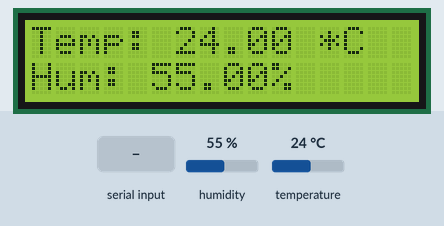
The sketch below on a simulated Arduino Uno, built with avr-gcc and run on an emulated ATmega328P. Shown: 16×2 character LCD. The inputs (shaded band) are chosen by the test bench; at power-on: humidity 55 %, temperature 24 °C. What the sketch prints to the serial monitor is not drawn.

Above: at 6.0 s.
6.1 s: "0" received over Serial
At 11.6 s:
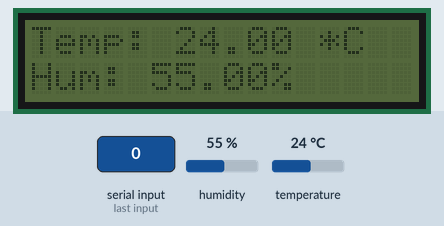
12.0 s: humidity set to 22 %
At 16.5 s:
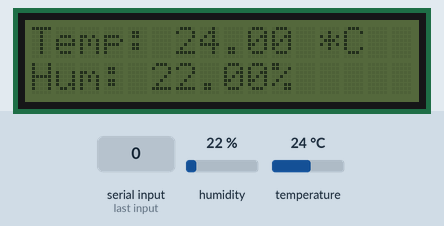
17.0 s: temperature set to 12 °C
At 21.4 s:
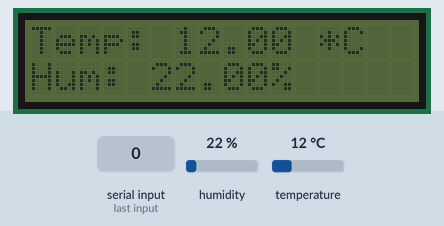
22.0 s: "1" received over Serial
At 26.3 s:
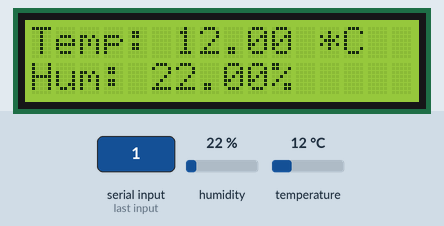
27.1 s: humidity set to 40 %
At 31.2 s:
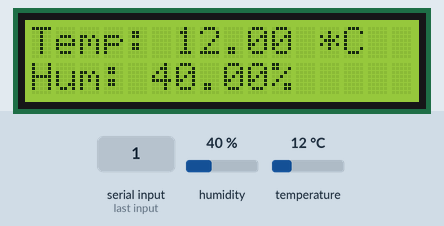
32.1 s: temperature set to 19 °C
At 36.1 s:
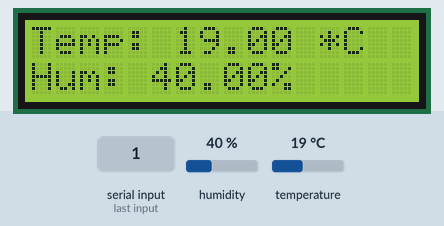
Timing chart, 0 to 37.6 s (numbered marks = the images above; inputs shaded):
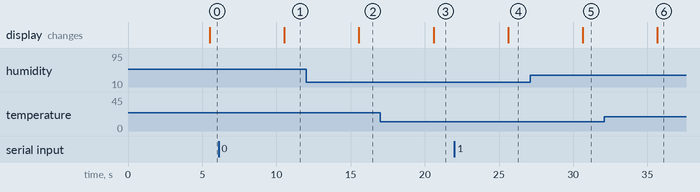

The sketch:

display_sensor.ino
```cpp
#include <Wire.h>
#include<time.h>
#include <LiquidCrystal_I2C.h>
#include <Adafruit_Sensor.h>
#include <DHT.h>
#include <DHT_U.h>
LiquidCrystal_I2C lcd(0x3F,16,2);
#define DHTPIN            7       // Pin which is connected to the DHT sensor.
#define DHTTYPE           DHT11     // DHT 11

DHT_Unified dht(DHTPIN, DHTTYPE);

uint32_t delayMS;

char mes[16];

void setup(){
  lcd.init();
  lcd.backlight();
   Serial.begin(9600);
  // Initialize device.
  dht.begin();
  Serial.println("DHTxx Unified Sensor Example");
  // Print temperature sensor details.
  sensor_t sensor;
  dht.temperature().getSensor(&sensor);
  Serial.println("------------------------------------");
  Serial.println("Temperature");
  Serial.print  ("Sensor:       "); Serial.println(sensor.name);
  Serial.print  ("Driver Ver:   "); Serial.println(sensor.version);
  Serial.print  ("Unique ID:    "); Serial.println(sensor.sensor_id);
  Serial.print  ("Max Value:    "); Serial.print(sensor.max_value); Serial.println(" *C");
  Serial.print  ("Min Value:    "); Serial.print(sensor.min_value); Serial.println(" *C");
  Serial.print  ("Resolution:   "); Serial.print(sensor.resolution); Serial.println(" *C");
  Serial.println("------------------------------------");
  // Print humidity sensor details.
  dht.humidity().getSensor(&sensor);
  Serial.println("------------------------------------");
  Serial.println("Humidity");
  Serial.print  ("Sensor:       "); Serial.println(sensor.name);
  Serial.print  ("Driver Ver:   "); Serial.println(sensor.version);
  Serial.print  ("Unique ID:    "); Serial.println(sensor.sensor_id);
  Serial.print  ("Max Value:    "); Serial.print(sensor.max_value); Serial.println("%");
  Serial.print  ("Min Value:    "); Serial.print(sensor.min_value); Serial.println("%");
  Serial.print  ("Resolution:   "); Serial.print(sensor.resolution); Serial.println("%");
  Serial.println("------------------------------------");
  // Set delay between sensor readings based on sensor details.
  int sec = 1000;
  int minute = sec * 60;
  delayMS = minute;
}

void loop(){

  char mes=Serial.read();
  if(mes=='1'){
    lcd.backlight();
    }else{
      if(mes=='0'){
        lcd.noBacklight();
        }else{
          //Serial.println("invalid input");
          }
      }
 delay(5000);
  sensors_event_t event;
  dht.temperature().getEvent(&event);
  if (isnan(event.temperature)) {
    Serial.println("Error reading temperature!");
  }
  else {
    lcd.setCursor(0, 0);
    lcd.print("Temp: ");
    //Serial.print("Temp: ");
    //Serial.print(event.temperature);
    //Serial.println(" *C");
    lcd.print(event.temperature);
    lcd.print(" *C");
  }
  // Get humidity event and print its value.
  dht.humidity().getEvent(&event);
  if (isnan(event.relative_humidity)) {
    //Serial.println("Error reading humidity!");
  }
  else {
    //Serial.print("Humidity: ");
    //Serial.print(event.relative_humidity);
    //Serial.println("%");
    lcd.setCursor(0, 1);
    lcd.print("Hum: ");
    lcd.print(event.relative_humidity);
    lcd.print("%");
  }
  }
```

Measured:
- after the input at 6.1 s, the display: changes after 4.4 s (image 1)
- after the input at 12.0 s, the display: changes after 3.6 s (image 2)
- after the input at 17.0 s, the display: changes after 3.6 s (image 3)
- after the input at 22.0 s, the display: changes after 3.6 s (image 4)
- after the input at 27.1 s, the display: changes after 3.5 s (image 5)
- after the input at 32.1 s, the display: changes after 3.6 s (image 6)
